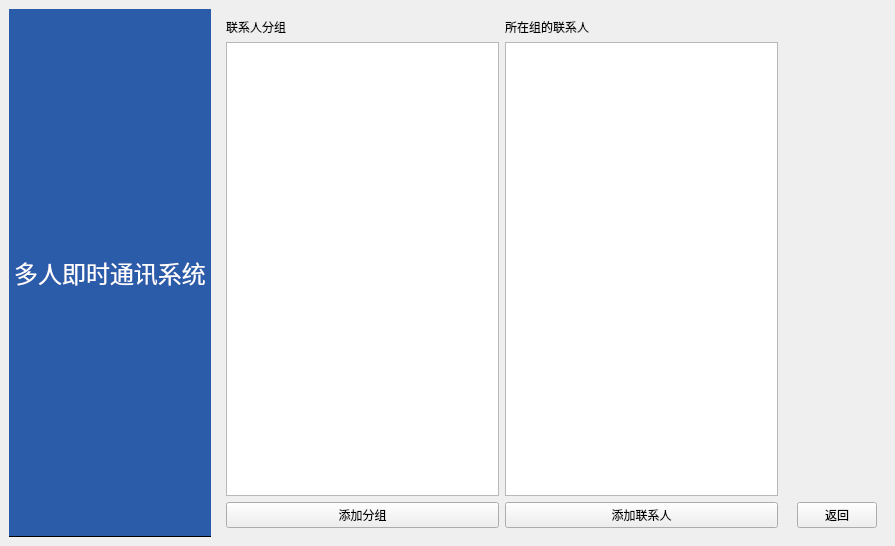
<?xml version="1.0" encoding="UTF-8"?>
<ui version="4.0">
 <class>MainWindow</class>
 <widget class="QMainWindow" name="MainWindow">
  <property name="geometry">
   <rect>
    <x>0</x>
    <y>0</y>
    <width>895</width>
    <height>546</height>
   </rect>
  </property>
  <property name="windowTitle">
   <string>聊天室客户端</string>
  </property>
  <property name="styleSheet">
   <string notr="true">#title {
    color: white;
    font-size: 24px;
    text-align: center;
    padding: 5px;
    background: white;
    border: none;
	border-bottom: 1px solid black;
	background-color: #2a5caa;
}

#nickname {
    color: white;
    font-size: 24px;
    text-align: center;
    padding: 5px;
    background: white;
    border: none;
	border-bottom: 1px solid black;
	background-color: #2a5caa;
}

#loginFrame {
    background-color: #e6f7ff;
    border-radius: 20px;
    padding: 10px;
    border: 1px solid gray;
}

#loginButton {
    background-color: #2a5caa;
    color: white; /* 白色文字 */
    border: 2px solid #000000; /* 黑色边框 */
    border-radius: 6px;
    font-size: 18px;
    font-weight: bold;
}</string>
  </property>
  <widget class="QWidget" name="centralwidget">
   <layout class="QGridLayout" name="gridLayout_2">
    <item row="0" column="0">
     <widget class="QLabel" name="title">
      <property name="font">
       <font>
        <pointsize>-1</pointsize>
       </font>
      </property>
      <property name="styleSheet">
       <string notr="true"/>
      </property>
      <property name="text">
       <string>多人即时通讯系统</string>
      </property>
      <property name="alignment">
       <set>Qt::AlignmentFlag::AlignCenter</set>
      </property>
     </widget>
    </item>
    <item row="0" column="1">
     <widget class="QStackedWidget" name="stackedWidget">
      <property name="currentIndex">
       <number>2</number>
      </property>
      <widget class="QWidget" name="chatPage">
       <layout class="QVBoxLayout" name="verticalLayout_2">
        <item>
         <widget class="QLabel" name="label_10">
          <property name="text">
           <string>群聊</string>
          </property>
         </widget>
        </item>
        <item>
         <layout class="QHBoxLayout" name="horizontalLayout">
          <item>
           <widget class="QTextEdit" name="roomTextEdit"/>
          </item>
          <item>
           <widget class="QListWidget" name="userListWidget">
            <property name="maximumSize">
             <size>
              <width>120</width>
              <height>16777215</height>
             </size>
            </property>
           </widget>
          </item>
         </layout>
        </item>
        <item>
         <layout class="QHBoxLayout" name="horizontalLayout_2">
          <item>
           <widget class="QLineEdit" name="sayLineEdit"/>
          </item>
          <item>
           <widget class="QPushButton" name="sayBtn">
            <property name="text">
             <string>发送</string>
            </property>
           </widget>
          </item>
          <item>
           <widget class="QPushButton" name="logoutBtn">
            <property name="text">
             <string>退出</string>
            </property>
           </widget>
          </item>
          <item>
           <widget class="QPushButton" name="contacts">
            <property name="text">
             <string>联系人</string>
            </property>
           </widget>
          </item>
         </layout>
        </item>
       </layout>
      </widget>
      <widget class="QWidget" name="page_2">
       <layout class="QVBoxLayout" name="verticalLayout_3">
        <item>
         <widget class="QLabel" name="label">
          <property name="text">
           <string>私聊</string>
          </property>
         </widget>
        </item>
        <item>
         <layout class="QHBoxLayout" name="horizontalLayout_4">
          <item>
           <widget class="QTextEdit" name="privateTextEdit"/>
          </item>
          <item>
           <widget class="QListWidget" name="userListWidget_2">
            <property name="maximumSize">
             <size>
              <width>120</width>
              <height>16777215</height>
             </size>
            </property>
           </widget>
          </item>
         </layout>
        </item>
        <item>
         <layout class="QHBoxLayout" name="horizontalLayout_3">
          <item>
           <widget class="QLineEdit" name="PrivateChatSayLineEdit"/>
          </item>
          <item>
           <widget class="QPushButton" name="SendprivateChat">
            <property name="text">
             <string>发送</string>
            </property>
           </widget>
          </item>
          <item>
           <widget class="QPushButton" name="PrivateChatreturn">
            <property name="text">
             <string>返回</string>
            </property>
           </widget>
          </item>
         </layout>
        </item>
       </layout>
      </widget>
      <widget class="QWidget" name="page_3">
       <layout class="QHBoxLayout" name="horizontalLayout_10">
        <item>
         <layout class="QVBoxLayout" name="verticalLayout_8">
          <item>
           <widget class="QLabel" name="label_11">
            <property name="text">
             <string>联系人分组</string>
            </property>
           </widget>
          </item>
          <item>
           <widget class="QListWidget" name="Grouping">
            <property name="maximumSize">
             <size>
              <width>16777215</width>
              <height>16777215</height>
             </size>
            </property>
           </widget>
          </item>
          <item>
           <widget class="QPushButton" name="AddGroup">
            <property name="text">
             <string>添加分组</string>
            </property>
           </widget>
          </item>
         </layout>
        </item>
        <item>
         <layout class="QVBoxLayout" name="verticalLayout_9">
          <item>
           <widget class="QLabel" name="label_12">
            <property name="text">
             <string>所在组的联系人</string>
            </property>
           </widget>
          </item>
          <item>
           <widget class="QListWidget" name="userListWidget_4">
            <property name="maximumSize">
             <size>
              <width>16777215</width>
              <height>16777215</height>
             </size>
            </property>
           </widget>
          </item>
          <item>
           <widget class="QPushButton" name="Addcontact">
            <property name="text">
             <string>添加联系人</string>
            </property>
           </widget>
          </item>
         </layout>
        </item>
        <item>
         <widget class="QLabel" name="label_16">
          <property name="text">
           <string/>
          </property>
         </widget>
        </item>
        <item>
         <layout class="QVBoxLayout" name="verticalLayout_10">
          <item>
           <spacer name="verticalSpacer">
            <property name="orientation">
             <enum>Qt::Orientation::Vertical</enum>
            </property>
            <property name="sizeHint" stdset="0">
             <size>
              <width>20</width>
              <height>40</height>
             </size>
            </property>
           </spacer>
          </item>
          <item>
           <widget class="QPushButton" name="Return">
            <property name="text">
             <string>返回</string>
            </property>
           </widget>
          </item>
         </layout>
        </item>
       </layout>
      </widget>
      <widget class="QWidget" name="loginPage">
       <layout class="QGridLayout" name="gridLayout">
        <item row="0" column="0">
         <layout class="QHBoxLayout" name="horizontalLayout_7">
          <item>
           <layout class="QVBoxLayout" name="verticalLayout_7">
            <item>
             <widget class="QLabel" name="label_2">
              <property name="font">
               <font>
                <pointsize>11</pointsize>
               </font>
              </property>
              <property name="text">
               <string>服务器地址：</string>
              </property>
             </widget>
            </item>
            <item>
             <widget class="QLabel" name="label_3">
              <property name="font">
               <font>
                <pointsize>11</pointsize>
               </font>
              </property>
              <property name="text">
               <string>用户：</string>
              </property>
             </widget>
            </item>
            <item>
             <widget class="QLabel" name="label_4">
              <property name="font">
               <font>
                <pointsize>11</pointsize>
               </font>
              </property>
              <property name="text">
               <string>密码：</string>
              </property>
             </widget>
            </item>
           </layout>
          </item>
          <item>
           <layout class="QVBoxLayout" name="verticalLayout_6">
            <item>
             <widget class="QLineEdit" name="ServerEdit">
              <property name="text">
               <string>127.0.0.1</string>
              </property>
             </widget>
            </item>
            <item>
             <widget class="QLineEdit" name="UserNameEdit">
              <property name="text">
               <string/>
              </property>
             </widget>
            </item>
            <item>
             <widget class="QLineEdit" name="UserPasswordEdit">
              <property name="text">
               <string/>
              </property>
             </widget>
            </item>
           </layout>
          </item>
         </layout>
        </item>
        <item row="1" column="0">
         <layout class="QHBoxLayout" name="horizontalLayout_8">
          <item>
           <widget class="QPushButton" name="loginButton">
            <property name="styleSheet">
             <string notr="true">QPushButton {
    background-color: white;       /* 核心：按钮背景设为白色 */
    color: #333333;                /* 文字设为深灰色，避免白色背景下看不见文字 */
    border: 1px solid #E5E5E5;     /* 加浅灰色边框，让按钮轮廓更清晰 */
    border-radius: 4px;            /* 圆角效果，保持美观（与之前样式一致） */
    padding: 6px 12px;             /* 内边距，控制按钮大小统一 */
    font-size: 14px;               /* 字体大小统一 */
    font-weight: 500;              /* 字体加粗，提升可读性 */
}
QPushButton:hover {
    background-color: #F8F8F8;     /* hover时设为浅灰色，增强交互反馈 */
    border-color: #165DFF;         /* hover时边框变蓝色，提升视觉效果 */
}
QPushButton:disabled {
    background-color: #F5F5F5;     /* 禁用时浅灰色背景 */
    color: #999999;                /* 禁用时文字灰色 */
    border-color: #E5E5E5;
}</string>
            </property>
            <property name="text">
             <string>登录</string>
            </property>
           </widget>
          </item>
          <item>
           <widget class="QPushButton" name="registerButton">
            <property name="styleSheet">
             <string notr="true">QPushButton {
    background-color: white;       /* 核心：按钮背景设为白色 */
    color: #333333;                /* 文字设为深灰色，避免白色背景下看不见文字 */
    border: 1px solid #E5E5E5;     /* 加浅灰色边框，让按钮轮廓更清晰 */
    border-radius: 4px;            /* 圆角效果，保持美观（与之前样式一致） */
    padding: 6px 12px;             /* 内边距，控制按钮大小统一 */
    font-size: 14px;               /* 字体大小统一 */
    font-weight: 500;              /* 字体加粗，提升可读性 */
}
QPushButton:hover {
    background-color: #F8F8F8;     /* hover时设为浅灰色，增强交互反馈 */
    border-color: #165DFF;         /* hover时边框变蓝色，提升视觉效果 */
}
QPushButton:disabled {
    background-color: #F5F5F5;     /* 禁用时浅灰色背景 */
    color: #999999;                /* 禁用时文字灰色 */
    border-color: #E5E5E5;
}</string>
            </property>
            <property name="text">
             <string>注册</string>
            </property>
           </widget>
          </item>
         </layout>
        </item>
       </layout>
      </widget>
      <widget class="QWidget" name="page">
       <layout class="QVBoxLayout" name="verticalLayout_5">
        <item>
         <layout class="QHBoxLayout" name="horizontalLayout_6">
          <item>
           <layout class="QVBoxLayout" name="verticalLayout_4">
            <item>
             <widget class="QLabel" name="label_7">
              <property name="font">
               <font>
                <pointsize>-1</pointsize>
               </font>
              </property>
              <property name="styleSheet">
               <string notr="true">QLabel {
    color: black; /* 深灰色文字，在淡蓝面板上清晰可见（和截图一致） */
    font-size: 14px;
}</string>
              </property>
              <property name="text">
               <string>服务器地址：</string>
              </property>
             </widget>
            </item>
            <item>
             <widget class="QLabel" name="label_6">
              <property name="font">
               <font>
                <pointsize>11</pointsize>
               </font>
              </property>
              <property name="text">
               <string>用户：</string>
              </property>
             </widget>
            </item>
            <item>
             <widget class="QLabel" name="label_9">
              <property name="font">
               <font>
                <pointsize>11</pointsize>
               </font>
              </property>
              <property name="text">
               <string>密码：</string>
              </property>
             </widget>
            </item>
            <item>
             <widget class="QLabel" name="label_8">
              <property name="font">
               <font>
                <pointsize>11</pointsize>
               </font>
              </property>
              <property name="text">
               <string>姓名：</string>
              </property>
             </widget>
            </item>
            <item>
             <widget class="QLabel" name="label_5">
              <property name="font">
               <font>
                <pointsize>11</pointsize>
               </font>
              </property>
              <property name="text">
               <string>电话号码：</string>
              </property>
             </widget>
            </item>
           </layout>
          </item>
          <item>
           <layout class="QVBoxLayout" name="verticalLayout">
            <item>
             <widget class="QLineEdit" name="ServerEdit_2">
              <property name="styleSheet">
               <string notr="true">QLineEdit {
    background-color: white;       /* 输入框背景为白色，和淡蓝面板区分 */
    border: 1px solid #E0E0E0;     /* 细浅灰边框（和截图中输入框的细边框一致） */
    border-radius: 4px;            /* 输入框小圆角，风格统一 */
    padding: 4px 6px;              /* 输入框内边距，文字不贴边 */
    font-size: 14px;
}
QLineEdit:focus {
    border-color: #C0C0C0;         /* 聚焦时边框稍深，提升交互感（可选） */
}</string>
              </property>
              <property name="text">
               <string>127.0.0.1</string>
              </property>
             </widget>
            </item>
            <item>
             <widget class="QLineEdit" name="RegisterUserNameEdit">
              <property name="styleSheet">
               <string notr="true">QLineEdit {
    background-color: white;       /* 输入框背景为白色，和淡蓝面板区分 */
    border: 1px solid #E0E0E0;     /* 细浅灰边框（和截图中输入框的细边框一致） */
    border-radius: 4px;            /* 输入框小圆角，风格统一 */
    padding: 4px 6px;              /* 输入框内边距，文字不贴边 */
    font-size: 14px;
}
QLineEdit:focus {
    border-color: #C0C0C0;         /* 聚焦时边框稍深，提升交互感（可选） */
}</string>
              </property>
              <property name="text">
               <string/>
              </property>
             </widget>
            </item>
            <item>
             <widget class="QLineEdit" name="RegisterUserPasswordEdit">
              <property name="styleSheet">
               <string notr="true">QLineEdit {
    background-color: white;       /* 输入框背景为白色，和淡蓝面板区分 */
    border: 1px solid #E0E0E0;     /* 细浅灰边框（和截图中输入框的细边框一致） */
    border-radius: 4px;            /* 输入框小圆角，风格统一 */
    padding: 4px 6px;              /* 输入框内边距，文字不贴边 */
    font-size: 14px;
}
QLineEdit:focus {
    border-color: #C0C0C0;         /* 聚焦时边框稍深，提升交互感（可选） */
}</string>
              </property>
              <property name="text">
               <string/>
              </property>
             </widget>
            </item>
            <item>
             <widget class="QLineEdit" name="AddressNameEdit">
              <property name="styleSheet">
               <string notr="true">QLineEdit {
    background-color: white;       /* 输入框背景为白色，和淡蓝面板区分 */
    border: 1px solid #E0E0E0;     /* 细浅灰边框（和截图中输入框的细边框一致） */
    border-radius: 4px;            /* 输入框小圆角，风格统一 */
    padding: 4px 6px;              /* 输入框内边距，文字不贴边 */
    font-size: 14px;
}
QLineEdit:focus {
    border-color: #C0C0C0;         /* 聚焦时边框稍深，提升交互感（可选） */
}</string>
              </property>
              <property name="text">
               <string/>
              </property>
             </widget>
            </item>
            <item>
             <widget class="QLineEdit" name="TelephonenumberEdit">
              <property name="styleSheet">
               <string notr="true">QLineEdit {
    background-color: white;       /* 输入框背景为白色，和淡蓝面板区分 */
    border: 1px solid #E0E0E0;     /* 细浅灰边框（和截图中输入框的细边框一致） */
    border-radius: 4px;            /* 输入框小圆角，风格统一 */
    padding: 4px 6px;              /* 输入框内边距，文字不贴边 */
    font-size: 14px;
}
QLineEdit:focus {
    border-color: #C0C0C0;         /* 聚焦时边框稍深，提升交互感（可选） */
}</string>
              </property>
              <property name="text">
               <string/>
              </property>
             </widget>
            </item>
           </layout>
          </item>
         </layout>
        </item>
        <item>
         <layout class="QHBoxLayout" name="horizontalLayout_5">
          <item>
           <widget class="QPushButton" name="Register">
            <property name="styleSheet">
             <string notr="true">QPushButton {
    background-color: white;       /* 核心：按钮背景设为白色 */
    color: #333333;                /* 文字设为深灰色，避免白色背景下看不见文字 */
    border: 1px solid #E5E5E5;     /* 加浅灰色边框，让按钮轮廓更清晰 */
    border-radius: 4px;            /* 圆角效果，保持美观（与之前样式一致） */
    padding: 6px 12px;             /* 内边距，控制按钮大小统一 */
    font-size: 14px;               /* 字体大小统一 */
    font-weight: 500;              /* 字体加粗，提升可读性 */
}
QPushButton:hover {
    background-color: #F8F8F8;     /* hover时设为浅灰色，增强交互反馈 */
    border-color: #165DFF;         /* hover时边框变蓝色，提升视觉效果 */
}
QPushButton:disabled {
    background-color: #F5F5F5;     /* 禁用时浅灰色背景 */
    color: #999999;                /* 禁用时文字灰色 */
    border-color: #E5E5E5;
}</string>
            </property>
            <property name="text">
             <string>注册</string>
            </property>
           </widget>
          </item>
          <item>
           <widget class="QPushButton" name="returnButton">
            <property name="styleSheet">
             <string notr="true">QPushButton {
    background-color: white;       /* 核心：按钮背景设为白色 */
    color: #333333;                /* 文字设为深灰色，避免白色背景下看不见文字 */
    border: 1px solid #E5E5E5;     /* 加浅灰色边框，让按钮轮廓更清晰 */
    border-radius: 4px;            /* 圆角效果，保持美观（与之前样式一致） */
    padding: 6px 12px;             /* 内边距，控制按钮大小统一 */
    font-size: 14px;               /* 字体大小统一 */
    font-weight: 500;              /* 字体加粗，提升可读性 */
}
QPushButton:hover {
    background-color: #F8F8F8;     /* hover时设为浅灰色，增强交互反馈 */
    border-color: #165DFF;         /* hover时边框变蓝色，提升视觉效果 */
}
QPushButton:disabled {
    background-color: #F5F5F5;     /* 禁用时浅灰色背景 */
    color: #999999;                /* 禁用时文字灰色 */
    border-color: #E5E5E5;
}</string>
            </property>
            <property name="text">
             <string>返回</string>
            </property>
           </widget>
          </item>
         </layout>
        </item>
       </layout>
      </widget>
     </widget>
    </item>
   </layout>
  </widget>
 </widget>
 <resources/>
 <connections/>
</ui>
